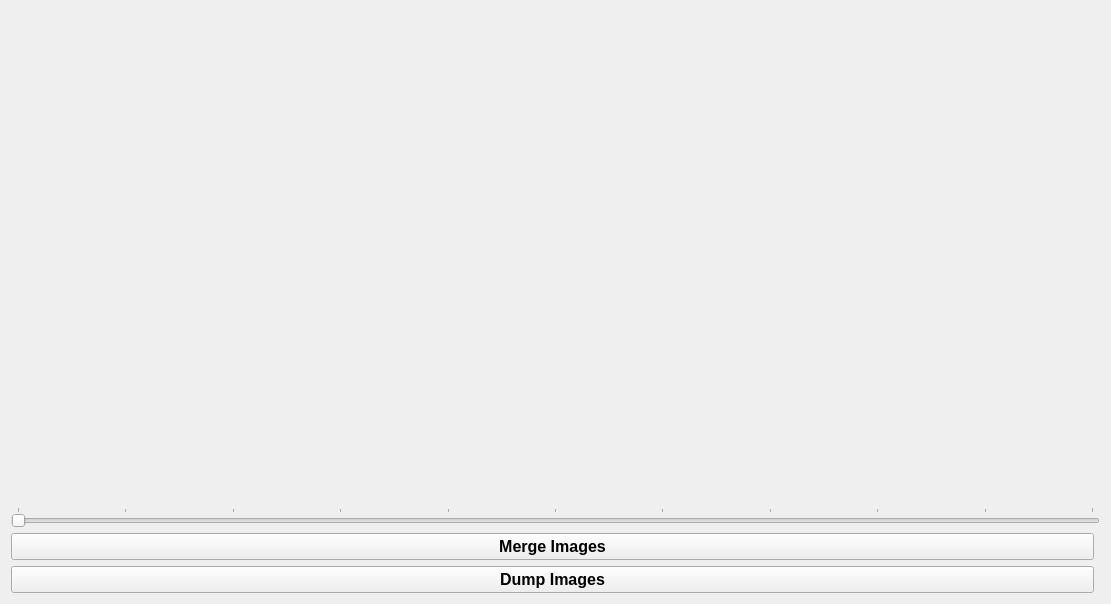
<?xml version="1.0" encoding="UTF-8"?>
<ui version="4.0">
 <class>ForegroundExtract</class>
 <widget class="QWidget" name="ForegroundExtract">
  <property name="geometry">
   <rect>
    <x>0</x>
    <y>0</y>
    <width>1111</width>
    <height>604</height>
   </rect>
  </property>
  <property name="windowTitle">
   <string>Form</string>
  </property>
  <layout class="QGridLayout" name="gridLayout">
   <item row="0" column="1">
    <widget class="QLabel" name="label2">
     <property name="sizePolicy">
      <sizepolicy hsizetype="Expanding" vsizetype="Fixed">
       <horstretch>0</horstretch>
       <verstretch>0</verstretch>
      </sizepolicy>
     </property>
     <property name="minimumSize">
      <size>
       <width>0</width>
       <height>25</height>
      </size>
     </property>
     <property name="maximumSize">
      <size>
       <width>16777215</width>
       <height>25</height>
      </size>
     </property>
     <property name="font">
      <font>
       <pointsize>12</pointsize>
       <weight>75</weight>
       <bold>true</bold>
      </font>
     </property>
     <property name="text">
      <string/>
     </property>
     <property name="alignment">
      <set>Qt::AlignCenter</set>
     </property>
    </widget>
   </item>
   <item row="2" column="1">
    <widget class="QLabel" name="portal2">
     <property name="sizePolicy">
      <sizepolicy hsizetype="Preferred" vsizetype="Preferred">
       <horstretch>0</horstretch>
       <verstretch>0</verstretch>
      </sizepolicy>
     </property>
     <property name="minimumSize">
      <size>
       <width>400</width>
       <height>300</height>
      </size>
     </property>
     <property name="maximumSize">
      <size>
       <width>4000</width>
       <height>3000</height>
      </size>
     </property>
     <property name="text">
      <string/>
     </property>
    </widget>
   </item>
   <item row="3" column="0" colspan="3">
    <widget class="QSlider" name="horizontalSlider">
     <property name="maximumSize">
      <size>
       <width>16777215</width>
       <height>16777215</height>
      </size>
     </property>
     <property name="maximum">
      <number>10</number>
     </property>
     <property name="orientation">
      <enum>Qt::Horizontal</enum>
     </property>
     <property name="tickPosition">
      <enum>QSlider::TicksAbove</enum>
     </property>
    </widget>
   </item>
   <item row="0" column="0">
    <widget class="QLabel" name="label1">
     <property name="sizePolicy">
      <sizepolicy hsizetype="Expanding" vsizetype="Fixed">
       <horstretch>0</horstretch>
       <verstretch>0</verstretch>
      </sizepolicy>
     </property>
     <property name="minimumSize">
      <size>
       <width>0</width>
       <height>25</height>
      </size>
     </property>
     <property name="maximumSize">
      <size>
       <width>16777215</width>
       <height>25</height>
      </size>
     </property>
     <property name="font">
      <font>
       <pointsize>12</pointsize>
       <weight>75</weight>
       <bold>true</bold>
      </font>
     </property>
     <property name="text">
      <string/>
     </property>
     <property name="alignment">
      <set>Qt::AlignCenter</set>
     </property>
    </widget>
   </item>
   <item row="2" column="0">
    <widget class="QLabel" name="portal1">
     <property name="sizePolicy">
      <sizepolicy hsizetype="Preferred" vsizetype="Preferred">
       <horstretch>0</horstretch>
       <verstretch>0</verstretch>
      </sizepolicy>
     </property>
     <property name="minimumSize">
      <size>
       <width>400</width>
       <height>300</height>
      </size>
     </property>
     <property name="maximumSize">
      <size>
       <width>4000</width>
       <height>3000</height>
      </size>
     </property>
     <property name="text">
      <string/>
     </property>
    </widget>
   </item>
   <item row="5" column="0" colspan="2">
    <widget class="QPushButton" name="pushButton">
     <property name="sizePolicy">
      <sizepolicy hsizetype="Expanding" vsizetype="Fixed">
       <horstretch>0</horstretch>
       <verstretch>0</verstretch>
      </sizepolicy>
     </property>
     <property name="font">
      <font>
       <pointsize>12</pointsize>
       <weight>75</weight>
       <bold>true</bold>
      </font>
     </property>
     <property name="text">
      <string>Dump Images</string>
     </property>
    </widget>
   </item>
   <item row="4" column="0" colspan="2">
    <widget class="QPushButton" name="pushButton_2">
     <property name="font">
      <font>
       <pointsize>12</pointsize>
       <weight>75</weight>
       <bold>true</bold>
      </font>
     </property>
     <property name="text">
      <string>Merge Images</string>
     </property>
    </widget>
   </item>
  </layout>
 </widget>
 <resources/>
 <connections>
  <connection>
   <sender>horizontalSlider</sender>
   <signal>sliderMoved(int)</signal>
   <receiver>ForegroundExtract</receiver>
   <slot>showImagePair(int)</slot>
   <hints>
    <hint type="sourcelabel">
     <x>596</x>
     <y>528</y>
    </hint>
    <hint type="destinationlabel">
     <x>588</x>
     <y>467</y>
    </hint>
   </hints>
  </connection>
  <connection>
   <sender>pushButton</sender>
   <signal>clicked()</signal>
   <receiver>ForegroundExtract</receiver>
   <slot>dumpImages()</slot>
   <hints>
    <hint type="sourcelabel">
     <x>782</x>
     <y>594</y>
    </hint>
    <hint type="destinationlabel">
     <x>1059</x>
     <y>516</y>
    </hint>
   </hints>
  </connection>
  <connection>
   <sender>pushButton_2</sender>
   <signal>clicked()</signal>
   <receiver>ForegroundExtract</receiver>
   <slot>proceed()</slot>
   <hints>
    <hint type="sourcelabel">
     <x>664</x>
     <y>552</y>
    </hint>
    <hint type="destinationlabel">
     <x>1105</x>
     <y>545</y>
    </hint>
   </hints>
  </connection>
 </connections>
 <slots>
  <slot>showImagePair(int)</slot>
  <slot>showColor()</slot>
  <slot>showBW()</slot>
  <slot>showGrad()</slot>
  <slot>showBlurGrad()</slot>
  <slot>showBlurred()</slot>
  <slot>extractObjects()</slot>
  <slot>showMedian()</slot>
  <slot>dumpImages()</slot>
  <slot>proceed()</slot>
 </slots>
</ui>
